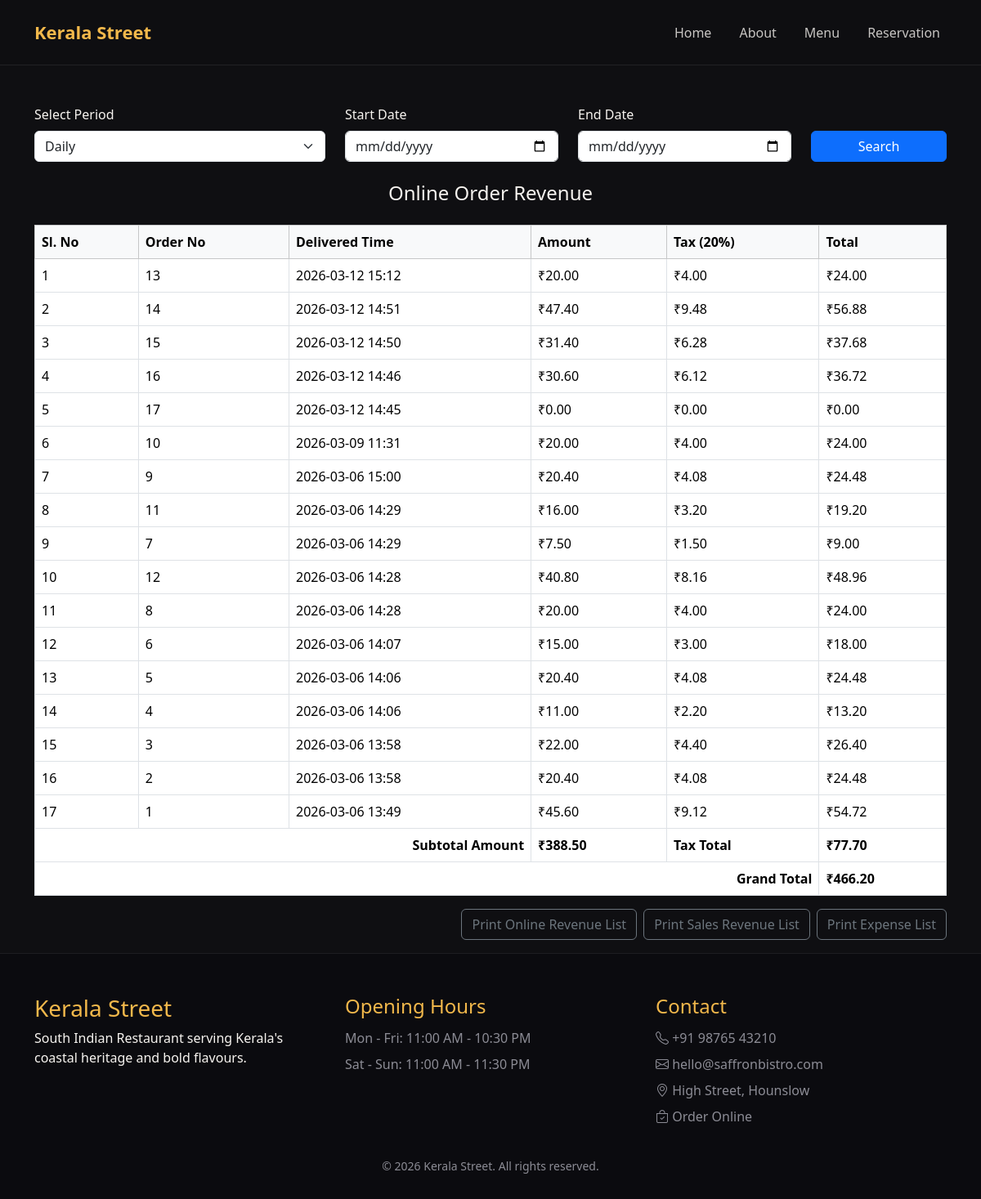
The page /online_order_revenue/ on the database its author committed.
### hotel/models.py (models this page shows)
class AcceptedOrder(models.Model):
    name = models.CharField(max_length=100)
    address = models.TextField()
    zipcode = models.CharField(max_length=20, default="")
    phone = models.CharField(max_length=20)
    payment_method = models.CharField(max_length=20)
    order_time = models.DateTimeField()
    delivered_place = models.CharField(max_length=100)
    price = models.DecimalField(max_digits=10, decimal_places=2)
    vat = models.DecimalField(max_digits=10, decimal_places=2)
    delivery_charge = models.DecimalField(max_digits=10, decimal_places=2)
    total_price = models.DecimalField(max_digits=10, decimal_places=2)

### Chef_app/views.py (the view, shortened to what this page needs)
# urls.py: path('online_order_revenue/', views.chef_online_order_revenue, name='online_order_revenue'),
def chef_online_order_revenue(request):
    import decimal
    from datetime import datetime, timedelta
    period = request.GET.get('period', 'all')
    start_date = request.GET.get('start_date')
    end_date = request.GET.get('end_date')
    orders = AcceptedOrder.objects.all()
    now = timezone.now()
    if period == 'daily':
        orders = orders.filter(order_time__date=now.date())
    elif period == '7days':
        orders = orders.filter(order_time__gte=now - timedelta(days=7))
    elif period == '1month':
        orders = orders.filter(order_time__gte=now - timedelta(days=30))
    elif period == '3months':
        orders = orders.filter(order_time__gte=now - timedelta(days=90))
    elif period == '6months':
        orders = orders.filter(order_time__gte=now - timedelta(days=180))
    elif period == '1year':
        orders = orders.filter(order_time__gte=now - timedelta(days=365))
    orders = orders.order_by('-order_time')
    online_orders = []
    total_revenue = decimal.Decimal('0.0')
    subtotal_amount = decimal.Decimal('0.0')
    subtotal_gst = decimal.Decimal('0.0')
    for order in orders:
        gst = order.vat
        total = order.total_price
        subtotal_amount += order.price
        subtotal_gst += gst
        total_revenue += total
        online_orders.append({
            'id': order.id,
            'order_time': order.order_time,
            'total_price': order.price,
            'gst': gst,
            'total': total,
        })
    return render(request, 'online_order_revenue.html', {
        'total_revenue': total_revenue,
        'online_orders': online_orders,
        'subtotal_amount': subtotal_amount,
        'subtotal_gst': subtotal_gst,
        'period': period,
        'start_date': start_date,
        'end_date': end_date
    })

### templates/online_order_revenue.html (shortened to what this page needs)
{% load static %}
{% include 'header.html' %}
<div class="container mt-5">
        <form method="get" class="mb-4">
            <div class="row align-items-end">
                <div class="col-md-4">
                    <label for="period" class="form-label">Select Period</label>
                    <select name="period" id="period" class="form-select">
                        <option value="daily">Daily</option>
                    </select>
                </div>
                <div class="col-md-3">
                    <label for="start_date" class="form-label">Start Date</label>
                    <input type="date" name="start_date" id="start_date" class="form-control">
                </div>
                <div class="col-md-3">
                    <label for="end_date" class="form-label">End Date</label>
                    <input type="date" name="end_date" id="end_date" class="form-control">
                </div>
                <div class="col-md-2">
                    <button type="submit" class="btn btn-primary w-100">Search</button>
                </div>
            </div>
        </form>
    <h4 class="text-center mb-4">Online Order Revenue</h4>
    {% if online_orders %}
    <table class="table table-bordered mt-4">
        <thead class="table-light">
            <tr>
                <th>Sl. No</th>
                <th>Order No</th>
                <th>Delivered Time</th>
                <th>Amount</th>
                <th>Tax (20%)</th>
                <th>Total</th>
            </tr>
        </thead>
        <tbody>
            {% for order in online_orders %}
            <tr>
                <td>{{ forloop.counter }}</td>
                <td>{{ order.id }}</td>
                <td>{{ order.order_time|date:'Y-m-d H:i' }}</td>
                <td>₹{{ order.total_price|floatformat:2 }}</td>
                <td>₹{{ order.gst|floatformat:2 }}</td>
                <td>₹{{ order.total|floatformat:2 }}</td>
            </tr>
            {% endfor %}
        </tbody>
        <tfoot>
            <tr>
                <th colspan="3" class="text-end">Subtotal Amount</th>
                <th>₹{{ subtotal_amount|floatformat:2 }}</th>
                <th>Tax Total</th>
                <th>₹{{ subtotal_gst|floatformat:2 }}</th>
            </tr>
            <tr>
                <th colspan="5" class="text-end">Grand Total</th>
                <th>₹{{ total_revenue|floatformat:2 }}</th>
            </tr>
        </tfoot>
    </table>
    {% else %}
    <div class="text-center">No online orders found.</div>
    {% endif %}
    <div class="d-flex justify-content-end mb-3">
        <button type="button" class="btn btn-outline-secondary me-2" onclick="printRevenue()">Print Online Revenue List</button>
        <button type="button" class="btn btn-outline-secondary me-2" onclick="printSalesRevenue()">Print Sales Revenue List</button>
        <button type="button" class="btn btn-outline-secondary" onclick="printExpense()">Print Expense List</button>
    </div>
</div>
{% include 'footer.html' %}

### static/css/style.css (style rules this page uses)
:root { --bg: #0f0f12; --surface: #17171c; --muted: #8c8c95; --text: #f7f4f0; --accent: #f2b84b; --accent-2: #ff7e6b; --border: rgba(255, 255, 255, 0.08); }
* { box-sizing: border-box; }
body { font-family: "Segoe UI", Tahoma, Geneva, Verdana, sans-serif; background: var(--bg); color: var(--text); margin: 0; }

### rows shown on the page
AcceptedOrder: order_time "2026-03-12 15:12", total_price "20.00", gst "4.00", total "24.00"
AcceptedOrder: order_time "2026-03-12 14:51", total_price "47.40", gst "9.48", total "56.88"
AcceptedOrder: order_time "2026-03-12 14:50", total_price "31.40", gst "6.28", total "37.68"
AcceptedOrder: order_time "2026-03-12 14:46", total_price "30.60", gst "6.12", total "36.72"
AcceptedOrder: order_time "2026-03-12 14:45", total_price "0.00", gst "0.00", total "0.00"
AcceptedOrder: order_time "2026-03-09 11:31", total_price "20.00", gst "4.00", total "24.00"
AcceptedOrder: order_time "2026-03-06 15:00", total_price "20.40", gst "4.08", total "24.48"
AcceptedOrder: order_time "2026-03-06 14:29", total_price "16.00", gst "3.20", total "19.20"
AcceptedOrder: order_time "2026-03-06 14:29", total_price "7.50", gst "1.50", total "9.00"
AcceptedOrder: order_time "2026-03-06 14:28", total_price "40.80", gst "8.16", total "48.96"
AcceptedOrder: order_time "2026-03-06 14:28", total_price "20.00", gst "4.00", total "24.00"
AcceptedOrder: order_time "2026-03-06 14:07", total_price "15.00", gst "3.00", total "18.00"
AcceptedOrder: order_time "2026-03-06 14:06", total_price "20.40", gst "4.08", total "24.48"
AcceptedOrder: order_time "2026-03-06 14:06", total_price "11.00", gst "2.20", total "13.20"
AcceptedOrder: order_time "2026-03-06 13:58", total_price "22.00", gst "4.40", total "26.40"
AcceptedOrder: order_time "2026-03-06 13:58", total_price "20.40", gst "4.08", total "24.48"
AcceptedOrder: order_time "2026-03-06 13:49", total_price "45.60", gst "9.12", total "54.72"

### other values the page prints
{{ order.id }} "13" "14" "15" "16" "17" "10" "9" "11" "7" "12" "8" "6" "5" "4" "3" "2" "1"
{{ subtotal_amount|floatformat:2 }} "388.50"
{{ subtotal_gst|floatformat:2 }} "77.70"
{{ total_revenue|floatformat:2 }} "466.20"
